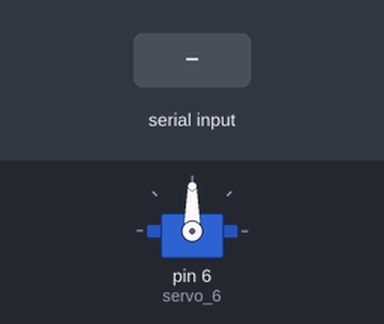
Bench run of a sketch on a simulated Arduino Uno, built with avr-gcc and run on an emulated ATmega328P. Parts: servo. The inputs (shaded band) are chosen by the test bench.

Above: at 1.2 s.
1.3 s: "90,45a" received over Serial
At 2.2 s:
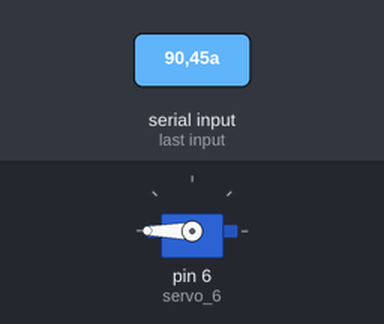
Timing chart, 0 to 4.3 s (numbered marks = the images above; inputs shaded):
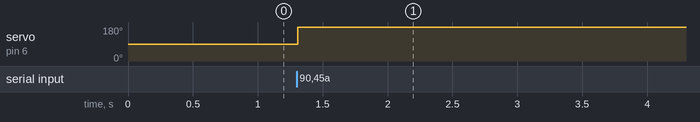

Measured:
- after the input at 1.3 s, servo on pin 6 (servo_6): 90° → 180° at once

The sketch:

duoji.ino
```cpp
#include <Servo.h>

long item;
Servo servo_6;
long ini;

void setup()
{
  item = 0;
  Serial.begin(9600);
  servo_6.attach(6);
  ini = servo_6.read();
}

void loop()
{
  ini = servo_6.read();
  if (Serial.available() > 0) {
    item = String(Serial.readStringUntil('a')).toInt();
    servo_6.write((ini + item));
    delay(1000);
  }
}
```
